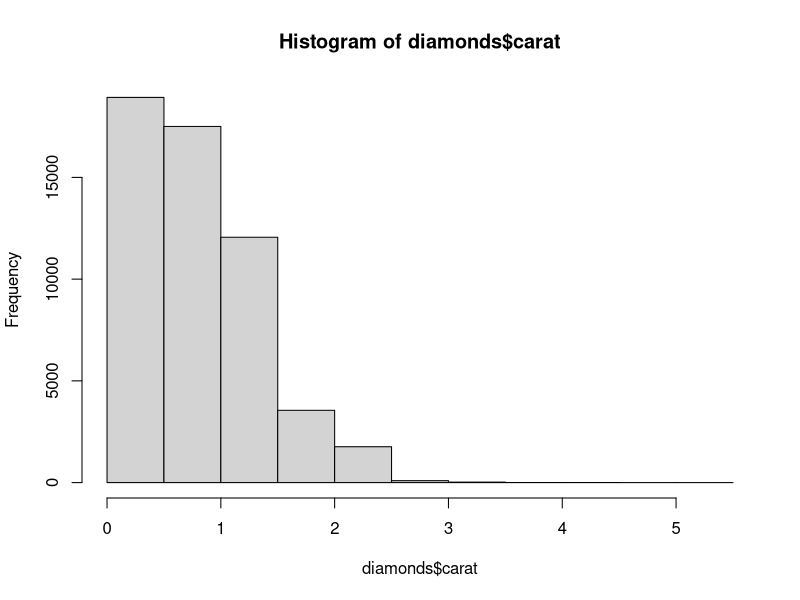
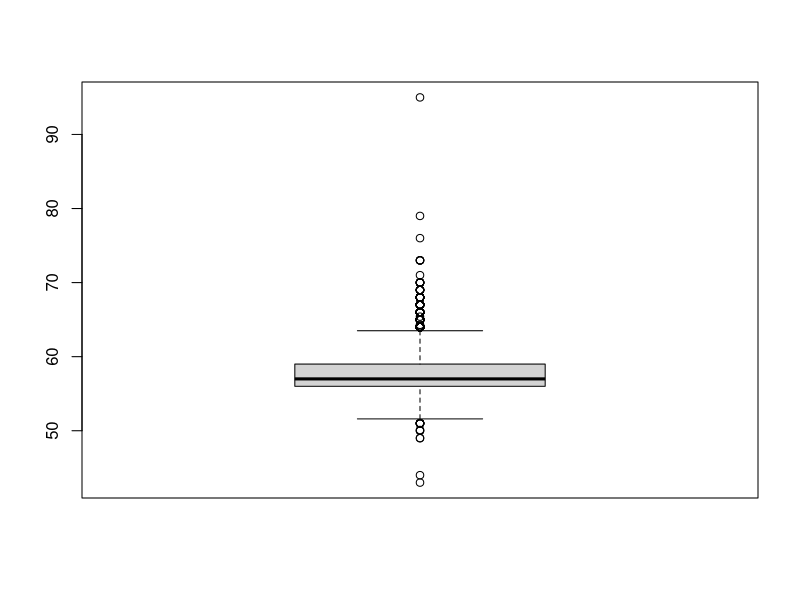
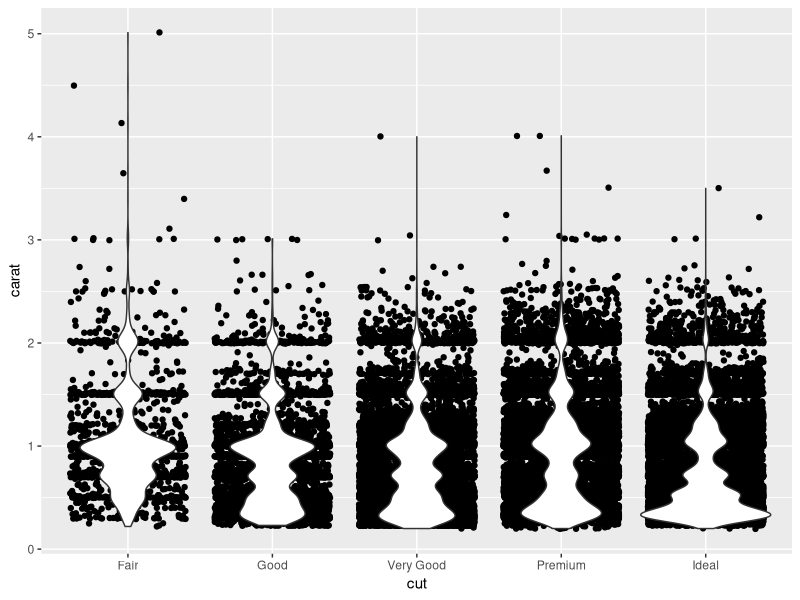

Here is the R script that generated these plots, in order:
library(ggplot2)
data("diamonds")
head(diamonds)
diamonds
hist(diamonds$carat)
boxplot(x = diamonds$table)

g <- ggplot(diamonds, aes(x=cut, y=carat))
g + geom_jitter() + geom_violin()
